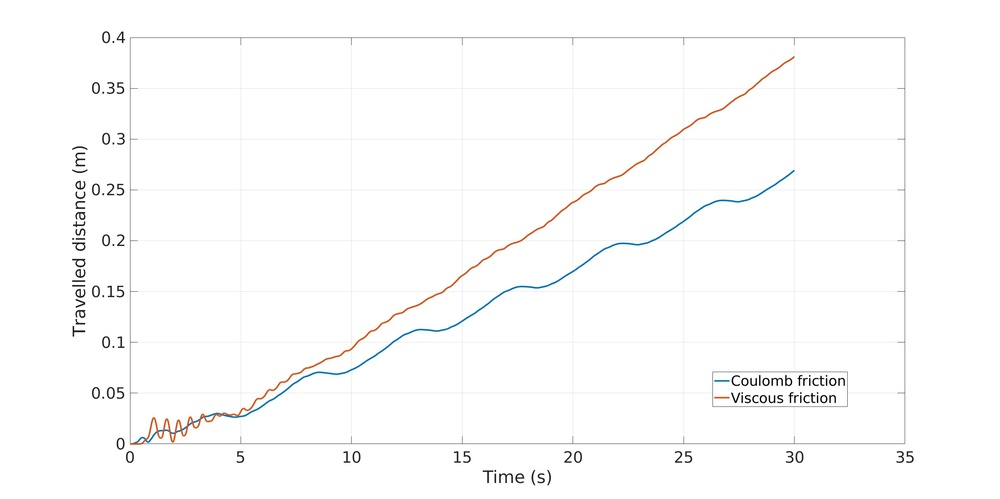
%> input picture Fig/traveledDistanceCOM_viscousVScoulomb2.jpg, 1000 x 499 px, shrunk from 2560 x 1278 before the run
$ octave uprava_obrazkov.m   (GNU Octave 9; MATLAB toolbox functions it lacks are replaced by stand-ins)
%> lines starting %> are read from the running program, lines starting %| are printed output that depends on the picture
% uprava obrazkov....z jpg obrazku odstrani nadbytocne biele miesta aby
% nebol obrazok roztiahnuty zbytocne
image = imread('Fig/traveledDistanceCOM_viscousVScoulomb2.jpg');
%> image is the input picture: size 499x1000x3 uint8; mean R, G, B 252, 251.9, 251.8
gray_image = rgb2gray(image);
non_white_columns = any(gray_image < 255, 1);
%> non_white_columns = 1000 logical values, 851 true
first_non_white_column = find(non_white_columns, 1, 'first');
%> first_non_white_column = 70
last_non_white_column = find(non_white_columns, 1, 'last');
%> last_non_white_column = 920
cropped_image = image(:, first_non_white_column:last_non_white_column, :);
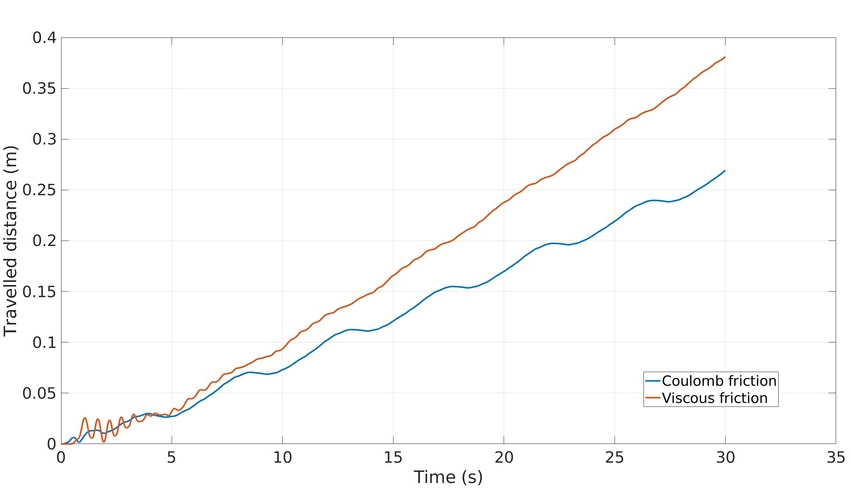
%> cropped_image: size 499x851x3 uint8; mean R, G, B 251.4, 251.4, 251.3
imwrite(cropped_image, 'Fig/traveledDistanceCOM_viscousVScoulomb2Modified.jpg');

$ run again, with Fig/3D_FIG_1.jpg copied over Fig/traveledDistanceCOM_viscousVScoulomb2.jpg
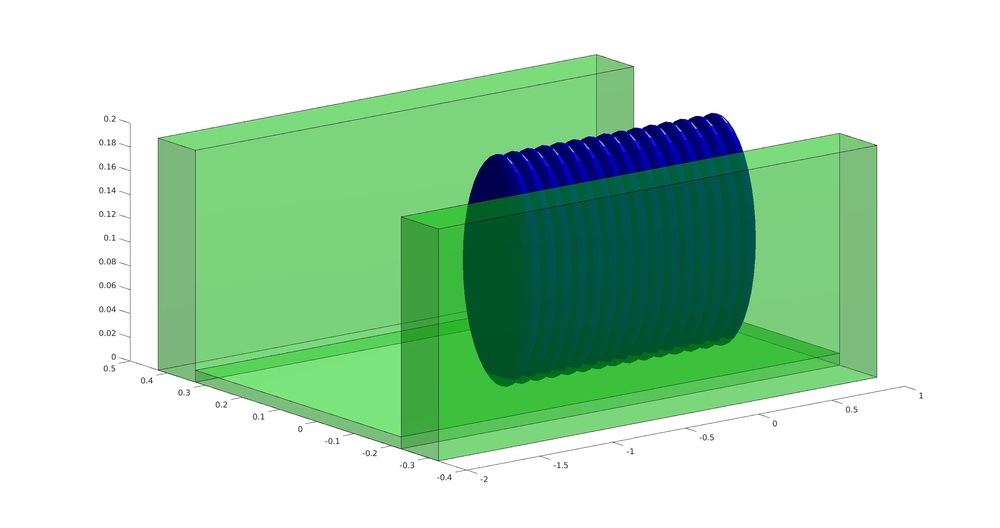
%> input picture Fig/3D_FIG_1.jpg, 1000 x 528 px, shrunk from 2653 x 1402 before the run
%> image is the input picture: size 528x1000x3 uint8; mean R, G, B 180, 215.7, 188.3
%> `gray_image = rgb2gray(image);`:
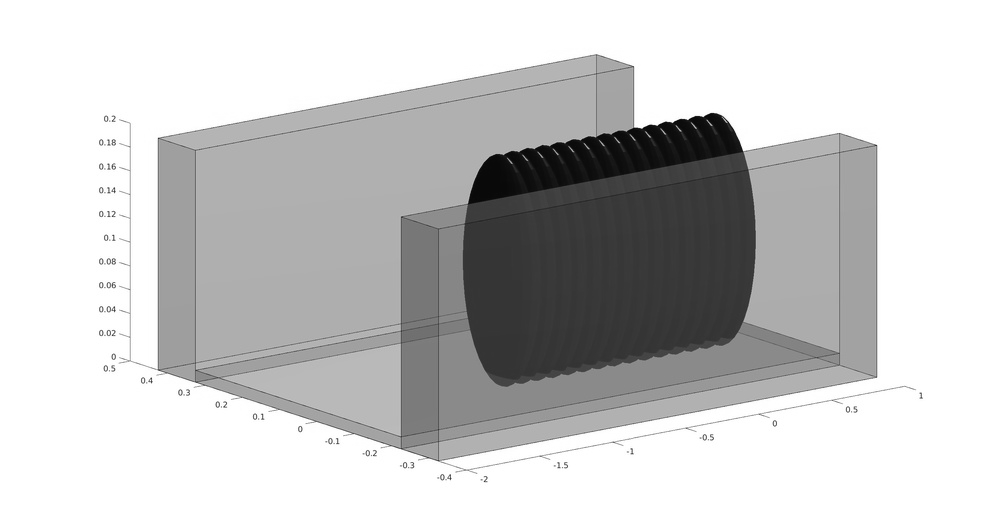
%> gray_image: size 528x1000 uint8; min 6, max 255, mean 201.9
%> non_white_columns = 1000 logical values, 832 true
%> first_non_white_column = 97
%> last_non_white_column = 928
%> `cropped_image = image(:, first_non_white_column:last_non_white_column,..`:
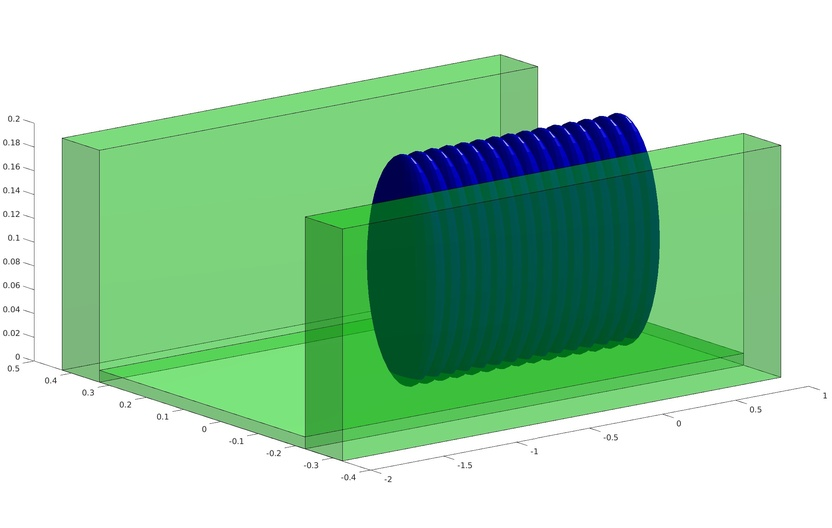
%> cropped_image: size 528x832x3 uint8; mean R, G, B 164.9, 207.8, 174.8

$ run again, with Fig/3D_FIG_10.jpg copied over Fig/traveledDistanceCOM_viscousVScoulomb2.jpg
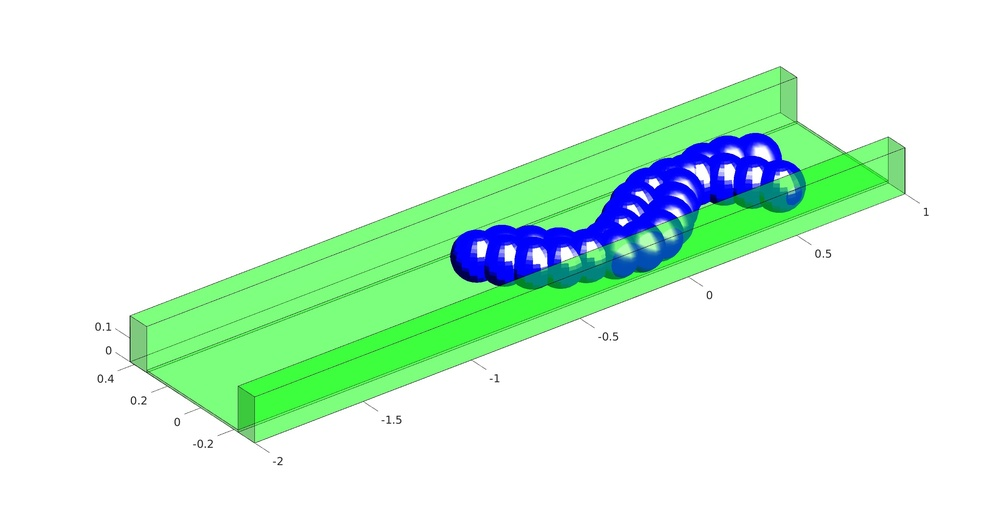
%> input picture Fig/3D_FIG_10.jpg, 1000 x 528 px, shrunk from 2653 x 1402 before the run
%> image is the input picture: size 528x1000x3 uint8; mean R, G, B 219.1, 244.7, 226.8
%> `gray_image = rgb2gray(image);`:
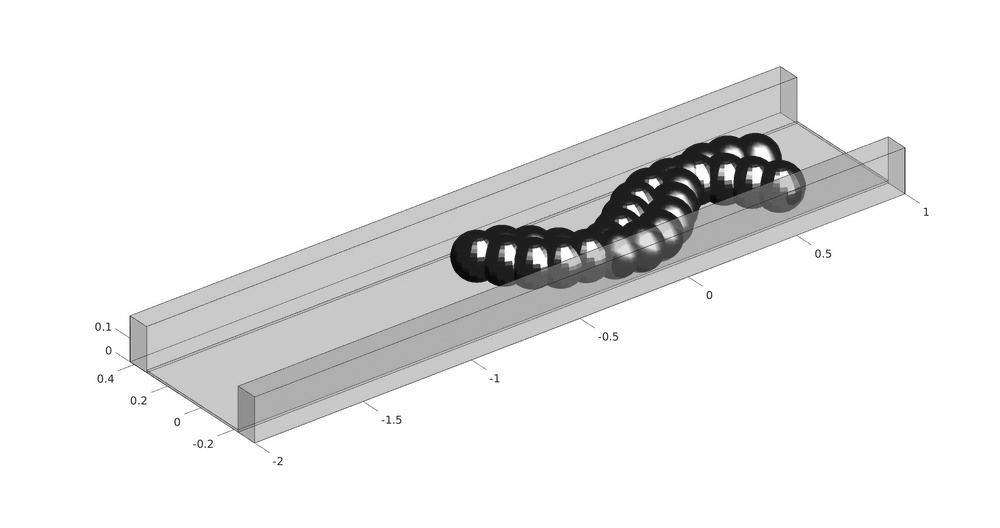
%> gray_image: size 528x1000 uint8; min 7, max 255, mean 235
%> non_white_columns = 1000 logical values, 848 true
%> first_non_white_column = 89
%> last_non_white_column = 936
%> `cropped_image = image(:, first_non_white_column:last_non_white_column,..`:
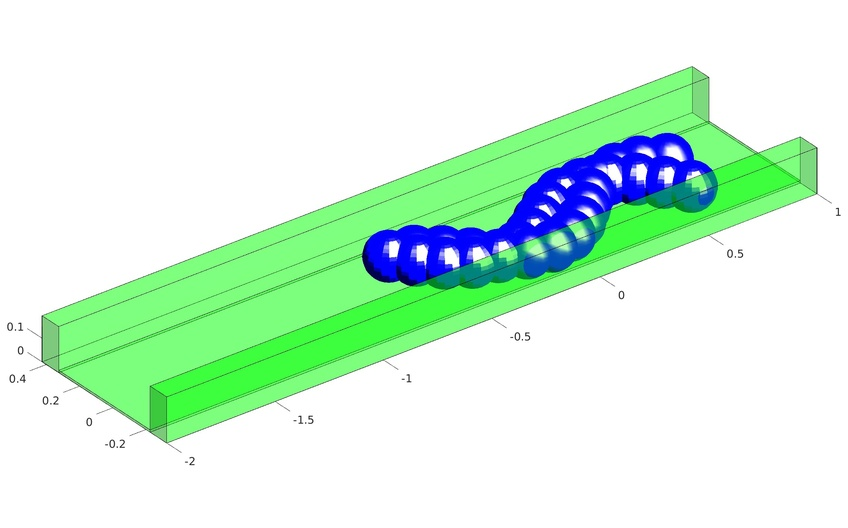
%> cropped_image: size 528x848x3 uint8; mean R, G, B 212.7, 242.9, 221.7
